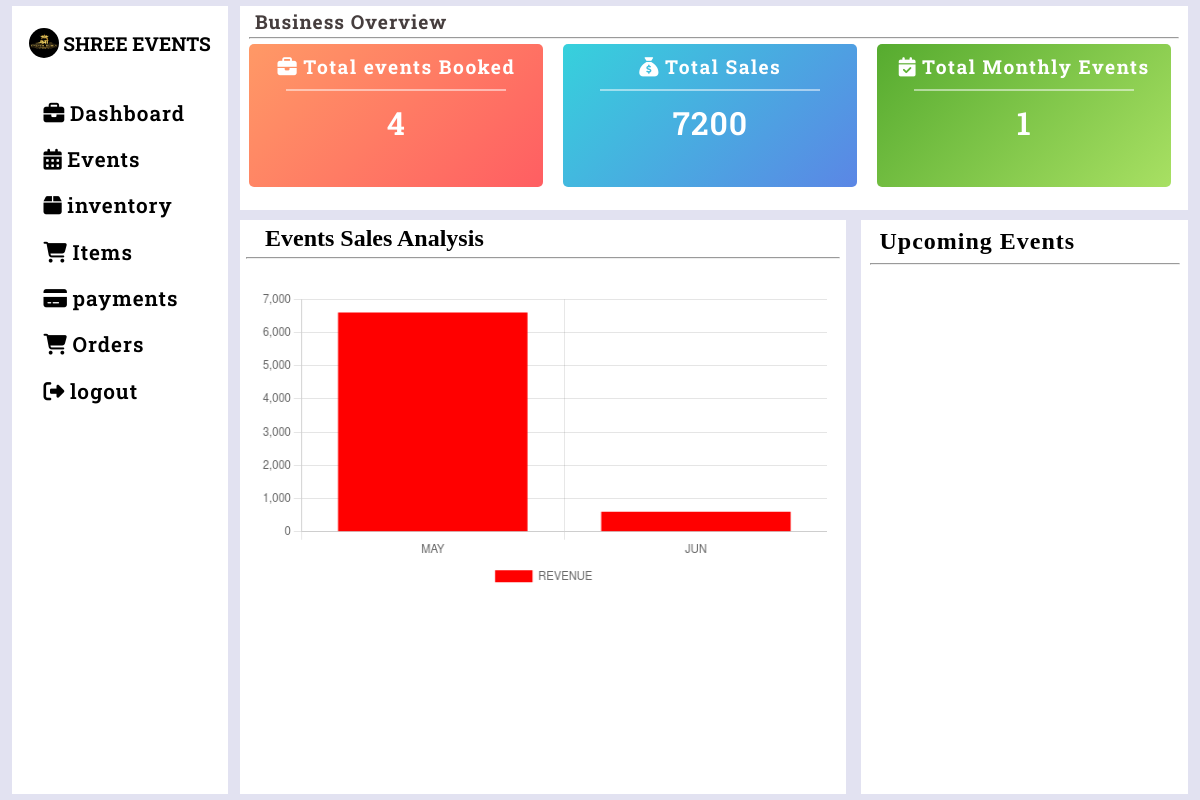
Before: /dashboard (signed in) with the older database file.
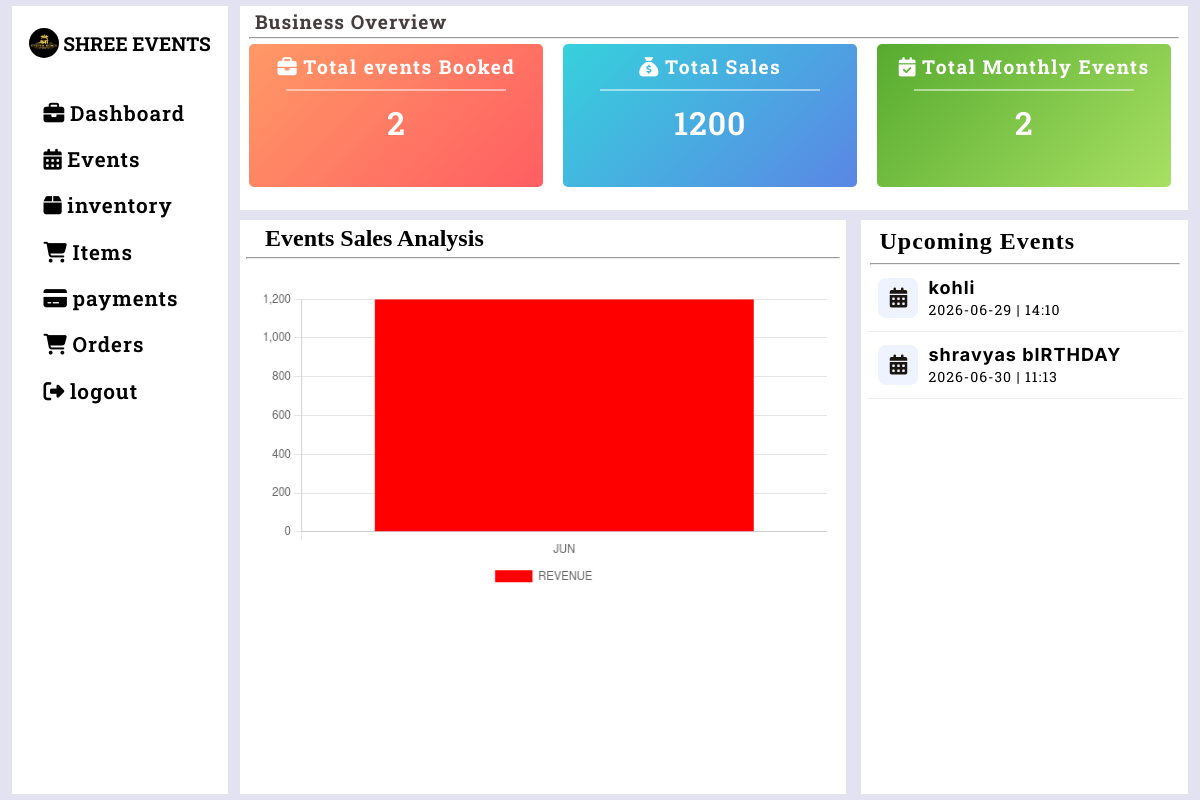
After: the same page with the newer database file.
### tables this page shows
CREATE TABLE events(event_id INTEGER PRIMARY KEY AUTOINCREMENT,
                event_name TEXT NOT NULL,
                event_date DATETIME NOT NULL,
                end_date DATETIME,
                event_time DATETIME NOT NULL,
                place TEXT NOT NULL,
                cust TEXT NOT NULL,
                status TEXT DEFAULT 'pending',
                event_status TEXT DEFAULT 'upcoming',
                phone_number INTEGER NOT NULL
                );

### dashboard.py (the view)
@dashboard_app.route('/dashboard')
def dashboard_fn():
    try:
        if 'user' in session:
            data=charts_data()
            months=[]
            sales=[]
            month_name={
                "01":"JAN",
                "02":"FEB",
                "03":"MAR",
                "04":"APR",
                "05":"MAY",
                "06":"JUN",
                "07":"JUL",
                "08":"AUG",
                "09":"SEP",
                "10":"OCT",
                "11":"NOV",
                "12":"DEC"
            }
            cleared=dashboard_data()
            pending=dashboard_total_sales()
            total_events=dashboard_total_events()
            upcoming_events=dashboard_upcoming_data()
            event_status_change()
            for row in data:
                months.append(month_name[row[0]])
                sales.append(row[1])
            return render_template('dashboard.html',months=months,sales=sales,cleared=cleared,pending=pending,total_events=total_events,upcoming_events=upcoming_events)
        else:
            return redirect(url_for('home'))
    except Exception as e:
        return render_template('login.html')

### database.py (called while the page is built)
def get_connection():
    con=sqlite3.connect("database.db",timeout=30,check_same_thread=False)
    return con

def dashboard_data():
    con=get_connection()
    cursor=con.cursor()
    cursor.execute("SELECT COUNT(*) FROM events WHERE strftime('%m',event_date)=strftime('%m','now') AND strftime('%Y',event_date)=strftime('%Y','now')")
    cleared=cursor.fetchone()[0]
    con.commit()
    con.close()
    return cleared if cleared else 0

def dashboard_total_sales():
    con=get_connection()
    cursor=con.cursor()
    cursor.execute("SELECT SUM(total_price) FROM allocation")
    pending=cursor.fetchone()[0]
    con.commit()
    con.close()
    return pending if pending else 0

def dashboard_total_events():
    con=get_connection()
    cursor=con.cursor()
    cursor.execute("SELECT COUNT(*) FROM events")
    total_events=cursor.fetchone()[0]
    con.commit()
    con.close()
    return total_events

def charts_data():
    con=get_connection()
    cursor=con.cursor()
    cursor.execute("SELECT strftime('%m',events.event_date)as month,SUM(allocation.total_price) FROM allocation JOIN events ON allocation.event_id=events.event_id GROUP BY month")
    data=cursor.fetchall()
    return data

### templates/dashboard.html (shortened to what this page needs)
{% extends "base.html" %} {% block title %}DASHBOARD{% endblock %}
{% block
content %}
<div class="status-container">
  <h2>Business Overview</h2>
  <hr />
  <div class="payments-box">
    <div class="total-box">
      <h3><i class="fa-solid fa-briefcase"></i>Total events Booked</h3>
      <hr />
      <p>{{total_events}}</p>
    </div>
    <div class="pending-box">
      <h3><i class="fa-solid fa-sack-dollar"></i>Total Sales</h3>
      <hr />
      <p>{{pending}}</p>
    </div>
    <div class="cleared-box">
      <h3><i class="fa-solid fa-calendar-check"></i>Total Monthly Events</h3>
      <hr />
      <p>{{cleared}}</p>
    </div>
  </div>
</div>
<div class="down-container">
  <div class="chart-container">
    <h1>Events Sales Analysis</h1>
    <hr />
    <canvas id="barchart" width="300px" height="150px" style="margin-top: 30px; padding: 0 20px"></canvas>
  </div>
  <div class="upcoming-list-container">
    <h2>Upcoming Events</h2>
    <hr />
    {% for e in upcoming_events %}
    <div class="events-list">
      <div class="event-icon">
        <i class="fa-solid fa-calendar-days"></i>
      </div>
      <div class="event-text">
        <h3>{{e[0]}}</h3>
        <p>{{e[1]}} | {{e[2]}}</p>
      </div>
    </div>
    {% endfor %}
  </div>
</div>
{% endblock content %}
{% block scripts %}
<script>
  const mychart = document.getElementById("barchart");
  const labelx = JSON.parse('{{ months|tojson|safe }}');
  const labely = JSON.parse('{{ sales|tojson|safe }}');
  new Chart(mychart,
    {
      type: "bar",
      data: {
        labels: labelx,
        datasets: [{
          label: "REVENUE",
          data: labely,
          backgroundColor: ["red"],
        }]
      },
      options: {
        responsive: true,
        plugins: {
          legend: {
            position: "bottom"
          }
        }
      }
    })
</script>
{% endblock %}

Changed rows visible on the page:
added events: event_name "kohli", event_date "2026-06-29", event_time "14:10"
added events: event_name "shravyas bIRTHDAY", event_date "2026-06-30", event_time "11:13"
Other visible differences:
{{ total_events }}: "4" → "2"
{{ pending }}: "7200" → "1200"
{{ cleared }}: "1" → "2"
chart data {{ sales|tojson|safe }}: [6600, 600] → [1200]
